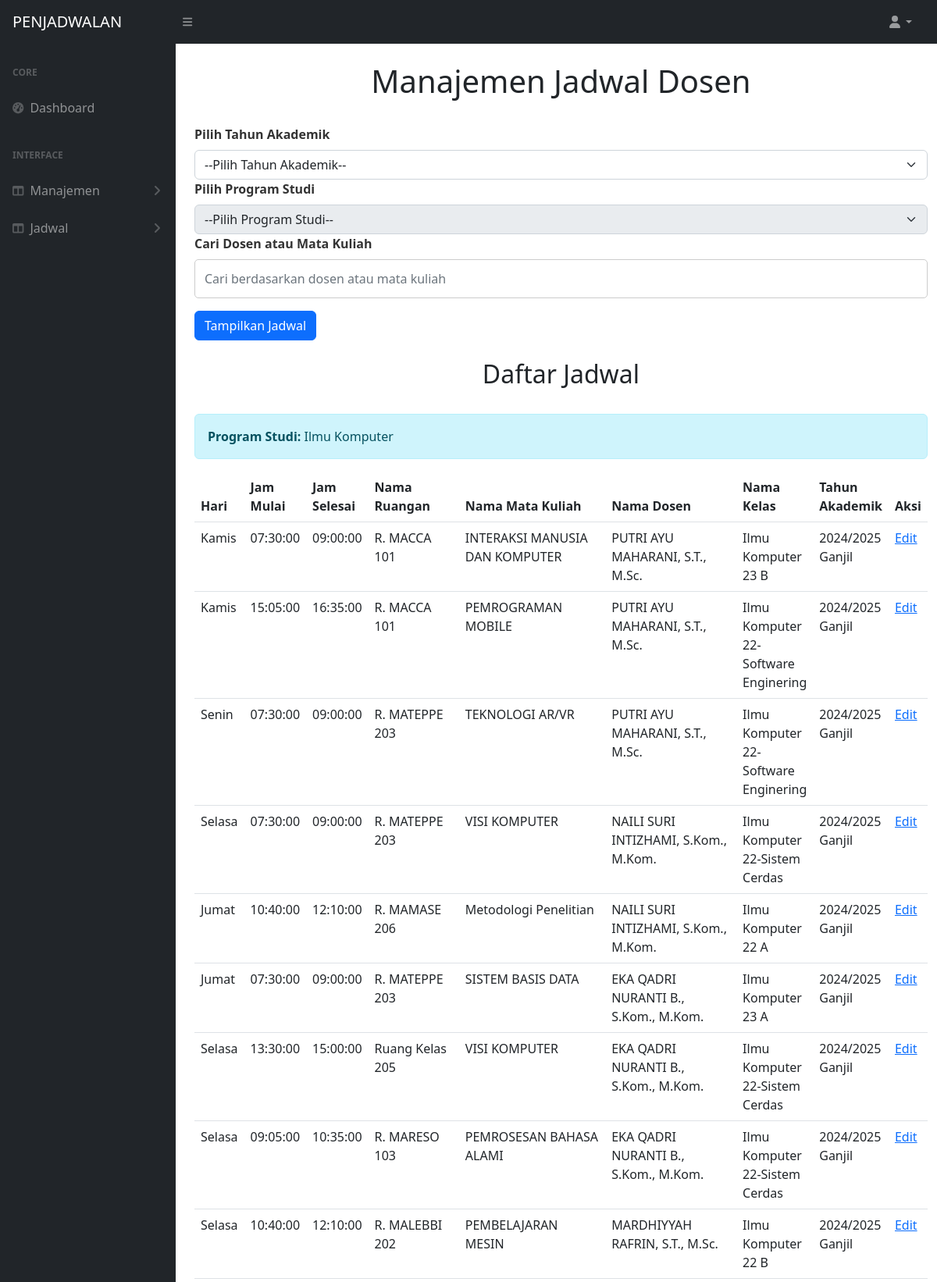
Screenshot of /lihat_jadwal.php (upper part) with the database file from the repository.
### tables this page shows
CREATE TABLE `prodi` (
  `prodi_id` int(11) NOT NULL,
  `kode_prodi` varchar(20) NOT NULL,
  `nama_prodi` varchar(100) NOT NULL,
  `jurusan` varchar(100) NOT NULL
);

CREATE TABLE `jadwal2` (
  `jadwal_id` int(11) NOT NULL,
  `dosen_id` int(11) NOT NULL,
  `kelas_id` int(11) NOT NULL,
  `ruangan_id` int(11) NOT NULL,
  `matkul_id` int(11) NOT NULL,
  `waktu_id` int(11) NOT NULL,
  `tahun_akademik_id` int(11) NOT NULL,
  `prodi_id` int(11) NOT NULL
);

CREATE TABLE `waktu` (
  `waktu_id` int(11) NOT NULL,
  `hari` varchar(20) NOT NULL,
  `jam_mulai` time NOT NULL,
  `jam_selesai` time NOT NULL
);

CREATE TABLE `ruangan` (
  `ruangan_id` int(11) NOT NULL,
  `kode_ruangan` varchar(20) NOT NULL,
  `nama_ruangan` varchar(100) NOT NULL,
  `kapasitas` int(11) NOT NULL,
  `lokasi` varchar(100) NOT NULL
);

CREATE TABLE `matakuliah` (
  `matkul_id` int(11) NOT NULL,
  `nama_matkul` varchar(100) NOT NULL,
  `kode_matkul` varchar(20) NOT NULL,
  `sks` int(11) NOT NULL,
  `semester` int(11) NOT NULL,
  `prodi_id` int(11) NOT NULL
);

CREATE TABLE `dosen` (
  `dosen_id` int(11) NOT NULL,
  `nama_dosen` varchar(255) NOT NULL,
  `nip` varchar(20) NOT NULL
);

CREATE TABLE `kelas` (
  `kelas_id` int(11) NOT NULL,
  `kode_kelas` varchar(20) NOT NULL,
  `nama_kelas` varchar(100) NOT NULL,
  `prodi_id` int(11) NOT NULL,
  `jumlah_mhs` int(11) DEFAULT NULL
);

CREATE TABLE `tahun_akademik` (
  `tahun_akademik_id` int(11) NOT NULL,
  `tahun_akademik_nama` varchar(100) DEFAULT NULL
);

### lihat_jadwal.php (the view, shortened to what this page needs)
<?php
$host = "localhost";
$user = "root";
$pass = "";
$db = "penjadwalan2";
$conn = new mysqli($host, $user, $pass, $db);
$search = isset($_GET['search']) ? $conn->real_escape_string($_GET['search']) : '';
$tahun_akademik = isset($_GET['tahun_akademik']) ? $conn->real_escape_string($_GET['tahun_akademik']) : '';
$prodi_id = isset($_GET['prodi_id']) ? $conn->real_escape_string($_GET['prodi_id']) : '';
$sql = "SELECT j.*, d.nama_dosen, m.nama_matkul, k.nama_kelas, r.nama_ruangan, ta.tahun_akademik_nama, w.hari, w.jam_mulai, w.jam_selesai, p.nama_prodi
        FROM jadwal2 j
        LEFT JOIN dosen d ON j.dosen_id = d.dosen_id
        LEFT JOIN matakuliah m ON j.matkul_id = m.matkul_id
        LEFT JOIN kelas k ON j.kelas_id = k.kelas_id
        LEFT JOIN ruangan r ON j.ruangan_id = r.ruangan_id
        LEFT JOIN tahun_akademik ta ON j.tahun_akademik_id = ta.tahun_akademik_id
        LEFT JOIN waktu w ON j.waktu_id = w.waktu_id
        LEFT JOIN prodi p ON j.prodi_id = p.prodi_id";
$result = $conn->query($sql);
$jadwal_by_prodi = [];
while ($row = $result->fetch_assoc()) {
    $jadwal_by_prodi[$row['prodi_id']][] = $row;
}
?>
<!DOCTYPE html>
<html lang="en">
<head>
    <link href="css/styles.css" rel="stylesheet" />
    <link href="css/dosen.css" rel="stylesheet" />
</head>
<body>
<nav class="sb-topnav navbar navbar-expand navbar-dark bg-dark">
            <a class="navbar-brand ps-3" href="index.html">PENJADWALAN</a>
            <button class="btn btn-link btn-sm order-1 order-lg-0 me-4 me-lg-0" id="sidebarToggle" href="#!"><i class="fas fa-bars"></i></button>
            <ul class="navbar-nav ms-auto ms-md-0 me-3 me-lg-4">
                <li class="nav-item dropdown">
                    <a class="nav-link dropdown-toggle" id="navbarDropdown" href="#" role="button" data-bs-toggle="dropdown" aria-expanded="false"><i class="fas fa-user fa-fw"></i></a>
                </li>
            </ul>
        </nav>
    <div id="layoutSidenav">
        <div id="layoutSidenav_nav">
            <nav class="sb-sidenav accordion sb-sidenav-dark" id="sidenavAccordion">
                <div class="sb-sidenav-menu">
                    <div class="nav">
                        <div class="sb-sidenav-menu-heading">Core</div>
                        <a class="nav-link" href="index.html">
                            <div class="sb-nav-link-icon"><i class="fas fa-tachometer-alt"></i></div>
                            Dashboard
                        </a>
                        <div class="sb-sidenav-menu-heading">Interface</div>
                        <a class="nav-link collapsed" href="#" data-bs-toggle="collapse" data-bs-target="#collapseLayouts" aria-expanded="false" aria-controls="collapseLayouts">
                            <div class="sb-nav-link-icon"><i class="fas fa-columns"></i></div>
                            Manajemen
                            <div class="sb-sidenav-collapse-arrow"><i class="fas fa-angle-down"></i></div>
                        </a>
                        <a class="nav-link collapsed" href="#" data-bs-toggle="collapse" data-bs-target="#collapseJadwal" aria-expanded="false" aria-controls="collapseJadwal">
                            <div class="sb-nav-link-icon"><i class="fas fa-columns"></i></div>
                            Jadwal
                            <div class="sb-sidenav-collapse-arrow"><i class="fas fa-angle-down"></i></div>
                        </a>
                    </div>
                </div>
            </nav>
        </div>
    <div id="layoutSidenav">
        <div id="layoutSidenav_content">
            <main>
                <div class="container-fluid px-4">
                    <br><center><h1>Manajemen Jadwal Dosen</h1></center><br>
                    <form method="GET">
                        <label for="tahun_akademik" class="form-label">Pilih Tahun Akademik</label>
                        <select class="form-select" name="tahun_akademik" id="tahun_akademik" onchange="filterProdi()">
                            <option value="">--Pilih Tahun Akademik--</option>
                        </select>
                        <label for="prodi_id" class="form-label">Pilih Program Studi</label>
                        <select class="form-select" name="prodi_id" id="prodi_id" <?php echo $tahun_akademik ? '' : 'disabled'; ?>>
                            <option value="">--Pilih Program Studi--</option>
                        </select>
                        <label for="search" class="form-label">Cari Dosen atau Mata Kuliah</label>
                        <input type="text" class="form-control" name="search" id="search" value="<?php echo $search; ?>" placeholder="Cari berdasarkan dosen atau mata kuliah">
                        <button type="submit" class="btn btn-primary mt-3">Tampilkan Jadwal</button>
                    </form>
                    <br><center><h2>Daftar Jadwal</h2></center><br>
                    <?php
                    foreach ($jadwal_by_prodi as $prodi_id => $jadwals) {
                        $sql_prodi_name = "SELECT nama_prodi FROM prodi WHERE prodi_id = '$prodi_id'";
                        $result_prodi_name = $conn->query($sql_prodi_name);
                        $prodi_row = $result_prodi_name->fetch_assoc();
                        $prodi_name = $prodi_row['nama_prodi'];
                    ?>
                        <div class="alert alert-info">
                            <strong>Program Studi:</strong> <?php echo $prodi_name; ?>
                        </div>
                        <table class="table">
                            <thead>
                                <tr>
                                    <th>Hari</th>
                                    <th>Jam Mulai</th>
                                    <th>Jam Selesai</th>
                                    <th>Nama Ruangan</th>
                                    <th>Nama Mata Kuliah</th>
                                    <th>Nama Dosen</th>
                                    <th>Nama Kelas</th>
                                    <th>Tahun Akademik</th>
                                    <th>Aksi</th>
                                </tr>
                            </thead>
                            <tbody>
                                <?php foreach ($jadwals as $row) { ?>
                                    <tr>
                                        <td><?php echo $row['hari']; ?></td>
                                        <td><?php echo $row['jam_mulai']; ?></td>
                                        <td><?php echo $row['jam_selesai']; ?></td>
                                        <td><?php echo $row['nama_ruangan']; ?></td>
                                        <td><?php echo $row['nama_matkul']; ?></td>
                                        <td><?php echo $row['nama_dosen']; ?></td>
                                        <td><?php echo $row['nama_kelas']; ?></td>
                                        <td><?php echo $row['tahun_akademik_nama']; ?></td>
                                        <td>
                                            <a href="edit_jadwal.php?edit_id=<?php echo $row['jadwal_id']; ?>">Edit</a>
                                        </td>
                                    </tr>
                                <?php } ?>
                            </tbody>
                        </table>
                    <?php } ?>
                </div>
            </main>
        </div>
    </div>
</body>
</html>

### css/dosen.css (style rules this page uses)
.form-label { font-weight: bold; color: #333; }
.form-control { border-radius: 5px; border: 1px solid #ccc; padding: 0.75rem; font-size: 1rem; width: 100%; box-sizing: border-box; }

### rows the page displays
prodi: nama_prodi "Ilmu Komputer"
jadwal2: waktu.hari "Kamis", waktu.jam_mulai "07:30:00", waktu.jam_selesai "09:00:00", ruangan.nama_ruangan "R. MACCA 101", matkul.nama_matkul "INTERAKSI MANUSIA DAN KOMPUTER", dosen.nama_dosen "PUTRI AYU MAHARANI, S.T., M.Sc.", kelas.nama_kelas "Ilmu Komputer 23 B", tahun_akademik.tahun_akademik_nama "2024/2025 Ganjil"
jadwal2: waktu.hari "Kamis", waktu.jam_mulai "15:05:00", waktu.jam_selesai "16:35:00", ruangan.nama_ruangan "R. MACCA 101", matkul.nama_matkul "PEMROGRAMAN MOBILE", dosen.nama_dosen "PUTRI AYU MAHARANI, S.T., M.Sc.", kelas.nama_kelas "Ilmu Komputer 22-Software Enginering", tahun_akademik.tahun_akademik_nama "2024/2025 Ganjil"
jadwal2: waktu.hari "Senin", waktu.jam_mulai "07:30:00", waktu.jam_selesai "09:00:00", ruangan.nama_ruangan "R. MATEPPE 203", matkul.nama_matkul "TEKNOLOGI AR/VR", dosen.nama_dosen "PUTRI AYU MAHARANI, S.T., M.Sc.", kelas.nama_kelas "Ilmu Komputer 22-Software Enginering", tahun_akademik.tahun_akademik_nama "2024/2025 Ganjil"
jadwal2: waktu.hari "Selasa", waktu.jam_mulai "07:30:00", waktu.jam_selesai "09:00:00", ruangan.nama_ruangan "R. MATEPPE 203", matkul.nama_matkul "VISI KOMPUTER", dosen.nama_dosen "NAILI SURI INTIZHAMI, S.Kom., M.Kom.", kelas.nama_kelas "Ilmu Komputer 22-Sistem Cerdas", tahun_akademik.tahun_akademik_nama "2024/2025 Ganjil"
jadwal2: waktu.hari "Jumat", waktu.jam_mulai "10:40:00", waktu.jam_selesai "12:10:00", ruangan.nama_ruangan "R. MAMASE 206", matkul.nama_matkul "Metodologi Penelitian", dosen.nama_dosen "NAILI SURI INTIZHAMI, S.Kom., M.Kom.", kelas.nama_kelas "Ilmu Komputer 22 A", tahun_akademik.tahun_akademik_nama "2024/2025 Ganjil"
jadwal2: waktu.hari "Jumat", waktu.jam_mulai "07:30:00", waktu.jam_selesai "09:00:00", ruangan.nama_ruangan "R. MATEPPE 203", matkul.nama_matkul "SISTEM BASIS DATA", dosen.nama_dosen "EKA QADRI NURANTI B., S.Kom., M.Kom.", kelas.nama_kelas "Ilmu Komputer 23 A", tahun_akademik.tahun_akademik_nama "2024/2025 Ganjil"
jadwal2: waktu.hari "Selasa", waktu.jam_mulai "13:30:00", waktu.jam_selesai "15:00:00", ruangan.nama_ruangan "Ruang Kelas 205", matkul.nama_matkul "VISI KOMPUTER", dosen.nama_dosen "EKA QADRI NURANTI B., S.Kom., M.Kom.", kelas.nama_kelas "Ilmu Komputer 22-Sistem Cerdas", tahun_akademik.tahun_akademik_nama "2024/2025 Ganjil"
jadwal2: waktu.hari "Selasa", waktu.jam_mulai "09:05:00", waktu.jam_selesai "10:35:00", ruangan.nama_ruangan "R. MARESO 103", matkul.nama_matkul "PEMROSESAN BAHASA ALAMI", dosen.nama_dosen "EKA QADRI NURANTI B., S.Kom., M.Kom.", kelas.nama_kelas "Ilmu Komputer 22-Sistem Cerdas", tahun_akademik.tahun_akademik_nama "2024/2025 Ganjil"
jadwal2: waktu.hari "Selasa", waktu.jam_mulai "10:40:00", waktu.jam_selesai "12:10:00", ruangan.nama_ruangan "R. MALEBBI 202", matkul.nama_matkul "PEMBELAJARAN MESIN", dosen.nama_dosen "MARDHIYYAH RAFRIN, S.T., M.Sc.", kelas.nama_kelas "Ilmu Komputer 22 B", tahun_akademik.tahun_akademik_nama "2024/2025 Ganjil"
